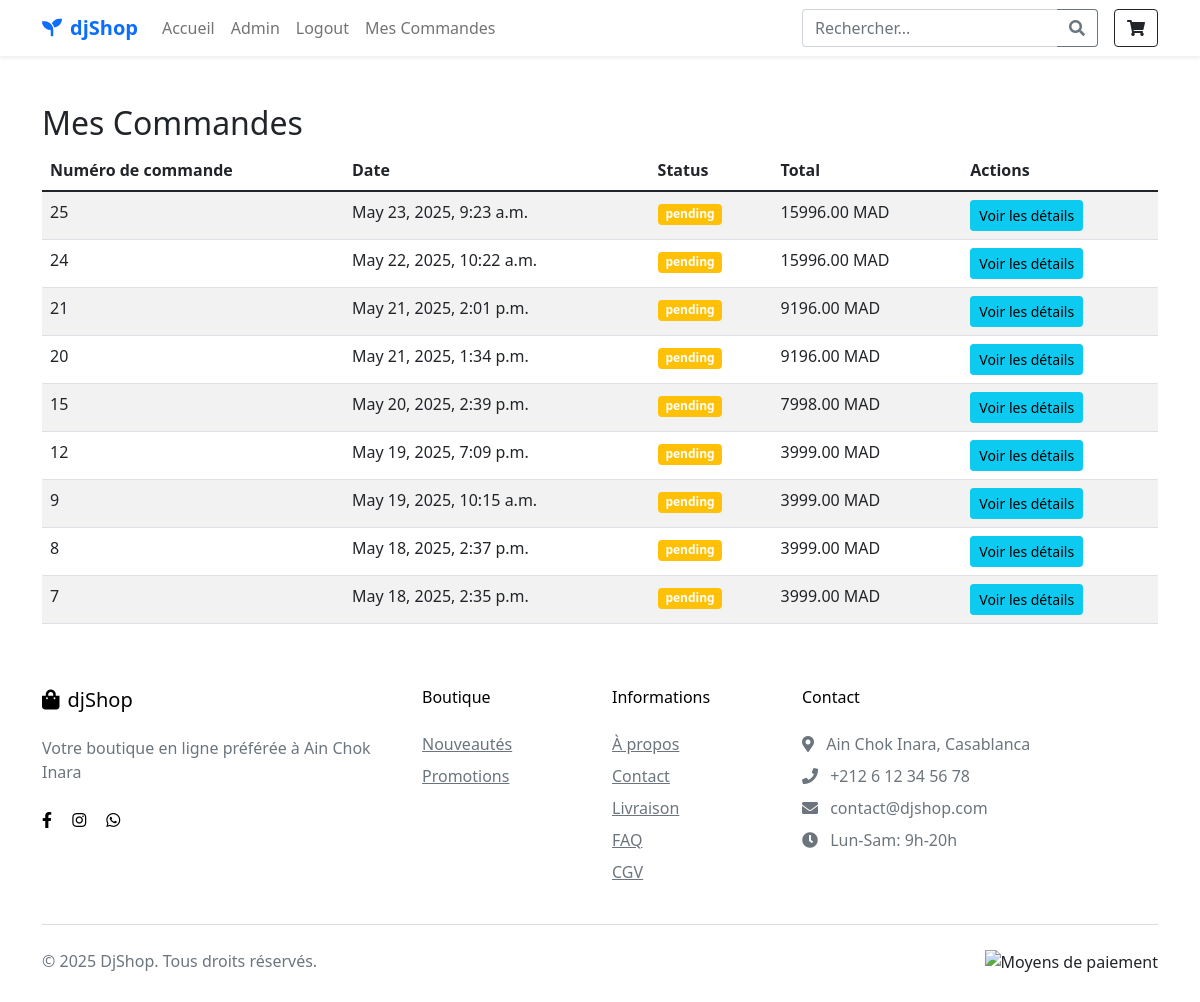
The app's page /mes-commandes/ (signed in) with its own data.
### ecommerce/models.py (models this page shows, shortened)
class Order(models.Model):
    user = models.ForeignKey(User, related_name='orders', on_delete=models.CASCADE)
    date_ordered = models.DateTimeField(auto_now_add=True)
    status = models.CharField(max_length=100, default='pending')
    def total_price(self):
        return sum(line.total_price() for line in self.lines.all())

class OrderLine(models.Model):
    order = models.ForeignKey(Order, related_name='lines', on_delete=models.CASCADE)
    product = models.ForeignKey(Product, on_delete=models.CASCADE)
    quantity = models.PositiveIntegerField()
    def total_price(self):
        return self.product.price * self.quantity

class Product(models.Model):
    name = models.CharField(max_length=255)
    description = models.TextField()
    price = models.DecimalField(max_digits=10, decimal_places=2)
    category = models.ForeignKey(Category, related_name='products', on_delete=models.CASCADE)
    stock = models.PositiveIntegerField()
    image = models.ImageField(upload_to='products/')

### ecommerce/views.py (the view)
# urls.py: path('mes-commandes/', views.order_list, name='order_list'),
@login_required
def order_list(request):
    orders = Order.objects.filter(user=request.user).order_by('-date_ordered')
    return render(request, 'order_list.html', {'orders': orders})

### ecommerce/templates/order_list.html (shortened to what this page needs)
{% load static %}
<!DOCTYPE html>
<html lang="fr">
<head>
    <link href="https://cdn.jsdelivr.net/npm/bootstrap@5.1.3/dist/css/bootstrap.min.css" rel="stylesheet">
    <link href="https://cdnjs.cloudflare.com/ajax/libs/font-awesome/5.15.4/css/all.min.css" rel="stylesheet">
</head>
<body>
<nav class="navbar navbar-expand-lg navbar-light bg-white sticky-top shadow-sm">
    <div class="container">
        <a class="navbar-brand text-primary fw-bold" href="{% url 'home' %}">
            <i class="fas fa-seedling me-2"></i>djShop
        </a>
        <div class="collapse navbar-collapse" id="navbarNav">
            <ul class="navbar-nav me-auto mb-2 mb-lg-0">
                <li class="nav-item">
                    <a class="nav-link {% if request.path == '/' %}active{% endif %}" href="{% url 'product_list' %}">Accueil</a>
                                        </li>
                <li class="nav-item">
                    <a class="nav-link" href="http://127.0.0.1:8000/admin/">Admin</a>
                </li>
                {% if request.user.is_authenticated %}
                <li class="nav-item">
                    <a class="nav-link" href="{% url 'logout' %}">Logout</a>
                </li>
            {% else %}
                <li class="nav-item">
                    <a class="nav-link" href="{% url 'login' %}">Login</a>
                </li>
            {% endif %}
              <li class="nav-item">
                    <a class="nav-link" href="{% url 'order_list' %}">Mes Commandes</a>
                </li>
            </ul>
            <div class="d-flex align-items-center">
                <form class="d-none d-lg-flex me-3" method="GET" action="">
                    <div class="input-group">
                        <input type="text" name="q" class="form-control border-end-0" placeholder="Rechercher...">
                        <button class="btn btn-outline-secondary border-start-0" type="submit">
                            <i class="fas fa-search"></i>
                        </button>
                    </div>
                </form>
                <a href="{% url 'panier' %}" class="btn btn-outline-dark position-relative">
                    <i class="fas fa-shopping-cart"></i>
                </a>
            </div>
        </div>
    </div>
</nav>
<br>
<br>
    <div class="container">
        <h2>Mes Commandes</h2>
        {% if orders %}
        <table class="table table-hover table-striped">
            <thead>
                <tr>
                    <th>Numéro de commande</th>
                    <th>Date</th>
                    <th>Status</th>
                    <th>Total</th>
                    <th>Actions</th>
                </tr>
            </thead>
            <tbody>
                {% for order in orders %}
                <tr>
                    <td>{{ order.id }}</td>
                    <td>{{ order.date_ordered }}</td>
                    <td>
                        <span class="badge {% if order.status == 'pending' %}bg-warning{% elif order.status == 'completed' %}bg-success{% else %}bg-secondary{% endif %}">
                            {{ order.status }}
                        </span>
                    </td>
                    <td>{{ order.total_price }} MAD</td>
                    <td>
                        <a href="{% url 'order_detail' order.id %}" class="btn btn-info btn-sm">
                            Voir les détails
                        </a>
                    </td>
                </tr>
                {% endfor %}
            </tbody>
        </table>
        {% else %}
        <p>Vous n'avez aucune commande.</p>
        {% endif %}
    </div>
  <footer class="py-5">
    <div class="container">
        <div class="row g-4">
            <div class="col-lg-4">
                <h5 class="text-black mb-4">
                    <i class="fas fa-shopping-bag me-2"></i>djShop
                </h5>
                <p class="text-muted">Votre boutique en ligne préférée à Ain Chok Inara</p>
                <div class="mt-4">
                    <a href="#" class="text-black me-3"><i class="fab fa-facebook-f"></i></a>
                    <a href="#" class="text-black me-3"><i class="fab fa-instagram"></i></a>
                    <a href="#" class="text-black"><i class="fab fa-whatsapp"></i></a>
                </div>
            </div>
            <div class="col-lg-2 col-md-4">
                <h6 class="text-black mb-4">Boutique</h6>
                <ul class="list-unstyled">
                    <li class="mb-2"><a href="#" class="text-muted">Nouveautés</a></li>
                    <li class="mb-2"><a href="#" class="text-muted">Promotions</a></li>
                </ul>
            </div>
            <div class="col-lg-2 col-md-4">
                <h6 class="text-black mb-4">Informations</h6>
                <ul class="list-unstyled">
                    <li class="mb-2"><a href="#" class="text-muted">À propos</a></li>
                    <li class="mb-2"><a href="#" class="text-muted">Contact</a></li>
                    <li class="mb-2"><a href="#" class="text-muted">Livraison</a></li>
                    <li class="mb-2"><a href="#" class="text-muted">FAQ</a></li>
                    <li><a href="#" class="text-muted">CGV</a></li>
                </ul>
            </div>
            <div class="col-lg-4 col-md-4">
                <h6 class="text-black mb-4">Contact</h6>
                <ul class="list-unstyled text-muted">
                    <li class="mb-2"><i class="fas fa-map-marker-alt me-2"></i> Ain Chok Inara, Casablanca</li>
                    <li class="mb-2"><i class="fas fa-phone me-2"></i> +212 6 12 34 56 78</li>
                    <li class="mb-2"><i class="fas fa-envelope me-2"></i> contact@djshop.com</li>
                    <li><i class="fas fa-clock me-2"></i> Lun-Sam: 9h-20h</li>
                </ul>
            </div>
        </div>
        <hr class="my-4 bg-secondary">
        <div class="row">
            <div class="col-md-6 text-center text-md-start">
                <p class="mb-0 text-muted">&copy; {% now "Y" %} DjShop. Tous droits réservés.</p>
            </div>
            <div class="col-md-6 text-center text-md-end">
                <img src="{% static 'images/payment-methods.png' %}" alt="Moyens de paiement" class="img-fluid" style="max-height: 30px;">
            </div>
        </div>
    </div>
</footer>
</body>
</html>

### records on screen
Order: id "25", date_ordered "May 23, 2025, 9:23 a.m.", status "pending", total_price "15996.00"
Order: id "24", date_ordered "May 22, 2025, 10:22 a.m.", status "pending", total_price "15996.00"
Order: id "21", date_ordered "May 21, 2025, 2:01 p.m.", status "pending", total_price "9196.00"
Order: id "20", date_ordered "May 21, 2025, 1:34 p.m.", status "pending", total_price "9196.00"
Order: id "15", date_ordered "May 20, 2025, 2:39 p.m.", status "pending", total_price "7998.00"
Order: id "12", date_ordered "May 19, 2025, 7:09 p.m.", status "pending", total_price "3999.00"
Order: id "9", date_ordered "May 19, 2025, 10:15 a.m.", status "pending", total_price "3999.00"
Order: id "8", date_ordered "May 18, 2025, 2:37 p.m.", status "pending", total_price "3999.00"
Order: id "7", date_ordered "May 18, 2025, 2:35 p.m.", status "pending", total_price "3999.00"
